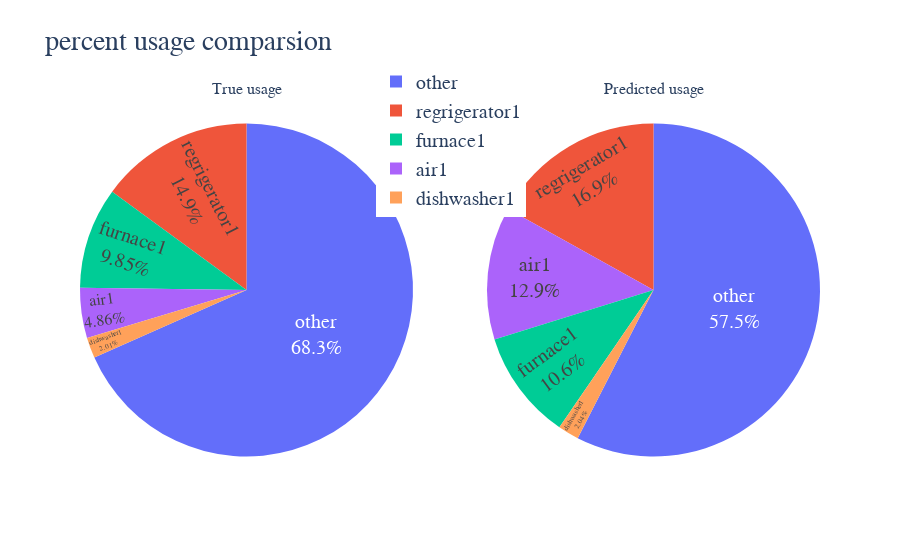

The cell this chart's notebook holds for it:
### Code cell
import plotly.graph_objects as go
from plotly.subplots import make_subplots

def pie_plot(x_test, x_predict, house):
    
    labels = list(x_test.keys())
    
    pie_chart_true = []
    pie_chart_pred = []
    for i in range(len(x_test)):
        true_val = np.asarray(x_test[list(x_test.keys())[i]])[:,house]
        pred_val = np.asarray(list(x_predict)[i])[:,house]
        pie_chart_true.append(true_val.sum())
        pie_chart_pred.append(pred_val.sum())
        
    # Create subplots: use 'domain' type for Pie subplot
    fig = make_subplots(rows=1, cols=2, specs=[[{'type':'domain'}, {'type':'domain'}]], 
                        subplot_titles=['True usage', 'Predicted usage'])

    fig.add_trace(go.Pie(labels=labels, values=pie_chart_true, name="True usage"),
                  1, 1)
    fig.add_trace(go.Pie(labels=labels, values=pie_chart_pred, name="Predicted usage"),
                  1, 2)

    fig.update_traces(textposition='inside', textinfo='percent+label')
    fig.update_layout(title_text='percent usage comparsion', font=dict(
        family="Arial",
        size=20
    ))
    fig.update_layout(legend=dict(x=0.4, y=1.1))
    fig.show()

pie_plot(x_test, x_predict, house=3)

### Figure 1 — Plotly figure (JSON) as saved in the notebook; plotly's stock layout.template omitted (floating-point values rounded to 4 significant figures)
{"data": [{"domain": {"x": [0, 0.45], "y": [0, 1]}, "labels": ["air1", "furnace1", "dishwasher1", "regrigerator1", "other"], "name": "True usage", "textinfo": "percent+label", "textposition": "inside", "type": "pie", "values": [6.083, 12.33, 2.517, 18.72, 85.6]}, {"domain": {"x": [0.55, 1], "y": [0, 1]}, "labels": ["air1", "furnace1", "dishwasher1", "regrigerator1", "other"], "name": "Predicted usage", "textinfo": "percent+label", "textposition": "inside", "type": "pie", "values": [14.07, 11.62, 2.226, 18.47, 62.82]}], "layout": {"annotations": [{"font": {"size": 16}, "showarrow": false, "text": "True usage", "x": 0.225, "xanchor": "center", "xref": "paper", "y": 1, "yanchor": "bottom", "yref": "paper"}, {"font": {"size": 16}, "showarrow": false, "text": "Predicted usage", "x": 0.775, "xanchor": "center", "xref": "paper", "y": 1, "yanchor": "bottom", "yref": "paper"}], "font": {"family": "Arial", "size": 20}, "legend": {"x": 0.4, "y": 1.1}, "title": {"text": "percent usage comparsion"}}}
